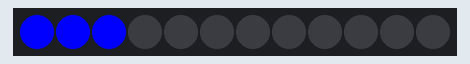
Bench run of a sketch on a simulated Arduino Uno, built with avr-gcc and run on an emulated ATmega328P. Parts: 12 RGB LEDs in strip order, left to right. Dim RGB values are drawn brighter than linear.

Above: at 2.15 s.
At 3.37 s:
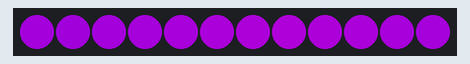
At 4.8 s:
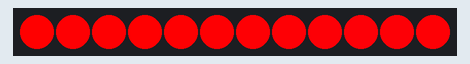
At 6.8 s:
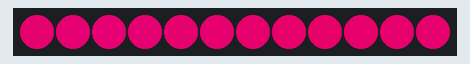
At 8.5 s:
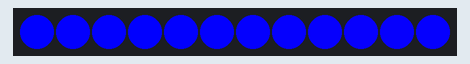

The sketch:

Blink_Strip.ino
```cpp
#include <FastLED.h>

// How many leds in your strip?
#define NUM_LEDS 12

// For led chips like Neopixels, which have a data line, ground, and power, you just
// need to define DATA_PIN.  For led chipsets that are SPI based (four wires - data, clock,
// ground, and power), like the LPD8806 define both DATA_PIN and CLOCK_PIN
#define DATA_PIN 5
#define CLOCK_PIN 13
#define ITERATE 1
//step delay = milliseconds between every step
#define STEP_DELAY 10
// end delay = wait for how many milli seconds before fading back
#define END_DELAY 1000

// Define the array of leds
CRGB leds[NUM_LEDS];
int fromcolor[] = {0, 0, 255};
int tocolor[] = {255, 0, 0};
int currentcolor[] = {0,0,0};
int maxdistance = 0;
float factor[3];
int coloriterator = 0;
int positionLED = 0;
int halfdistance = NUM_LEDS/2 -1;
int currentPosition = 0;


void setup() {
      Serial.begin(9600);
      //delay for 2 seconds because else the first serial output will get lost.
      delay(2000);
      // Uncomment/edit one of the following lines for your leds arrangement.
      // FastLED.addLeds<TM1803, DATA_PIN, RGB>(leds, NUM_LEDS);
      // FastLED.addLeds<TM1804, DATA_PIN, RGB>(leds, NUM_LEDS);
      // FastLED.addLeds<TM1809, DATA_PIN, RGB>(leds, NUM_LEDS);
      // FastLED.addLeds<WS2811, DATA_PIN, RGB>(leds, NUM_LEDS);
      // FastLED.addLeds<WS2812, DATA_PIN, RGB>(leds, NUM_LEDS);
      // FastLED.addLeds<WS2812B, DATA_PIN, RGB>(leds, NUM_LEDS);
  	  FastLED.addLeds<NEOPIXEL, DATA_PIN>(leds, NUM_LEDS);
      // FastLED.addLeds<APA104, DATA_PIN, RGB>(leds, NUM_LEDS);
      // FastLED.addLeds<UCS1903, DATA_PIN, RGB>(leds, NUM_LEDS);
      // FastLED.addLeds<UCS1903B, DATA_PIN, RGB>(leds, NUM_LEDS);
      // FastLED.addLeds<GW6205, DATA_PIN, RGB>(leds, NUM_LEDS);
      // FastLED.addLeds<GW6205_400, DATA_PIN, RGB>(leds, NUM_LEDS);

      // FastLED.addLeds<WS2801, RGB>(leds, NUM_LEDS);
      // FastLED.addLeds<SM16716, RGB>(leds, NUM_LEDS);
      // FastLED.addLeds<LPD8806, RGB>(leds, NUM_LEDS);
      // FastLED.addLeds<P9813, RGB>(leds, NUM_LEDS);
      // FastLED.addLeds<APA102, RGB>(leds, NUM_LEDS);
      // FastLED.addLeds<DOTSTAR, RGB>(leds, NUM_LEDS);

      // FastLED.addLeds<WS2801, DATA_PIN, CLOCK_PIN, RGB>(leds, NUM_LEDS);
      // FastLED.addLeds<SM16716, DATA_PIN, CLOCK_PIN, RGB>(leds, NUM_LEDS);
      // FastLED.addLeds<LPD8806, DATA_PIN, CLOCK_PIN, RGB>(leds, NUM_LEDS);
      // FastLED.addLeds<P9813, DATA_PIN, CLOCK_PIN, RGB>(leds, NUM_LEDS);
      // FastLED.addLeds<APA102, DATA_PIN, CLOCK_PIN, RGB>(leds, NUM_LEDS);
      // FastLED.addLeds<DOTSTAR, DATA_PIN, CLOCK_PIN, RGB>(leds, NUM_LEDS);
 //determine maximal color distance
 for (int i=0;i<3;i++) {
  if (abs(fromcolor[i] - tocolor[i]) > maxdistance) {
    maxdistance = abs(fromcolor[i] - tocolor[i]);
  }
 }
 //determine change factor for each color
  for (int i=0;i<3;i++) {
    factor[i] = maxdistance / abs(float(fromcolor[i])-float(tocolor[i]));
    currentcolor[i] = fromcolor[i];
  }

//set LEDs to initial color
  leds[0] = CRGB(fromcolor[0], fromcolor[1], fromcolor[2]);

  FastLED.show();
}

//add a number to a led position and figure out which LED it is. start from the beginning if you go past the maximum number of LEDs
int ringposition(int currentPosition, int distance) {
  if (currentPosition + distance > NUM_LEDS-1) {
    return currentPosition+distance-NUM_LEDS;
  }
  else {
    return currentPosition+distance;
  }
}

//changes the color depending on the iterator and how many iterator steps it needs for one color value
int iterate(int fromcolor, int currentcolor, int tocolor, int coloriterator) {
  if (abs(currentcolor - fromcolor) < int(abs(coloriterator)) && currentcolor != tocolor) {
    if (tocolor - fromcolor > 0) {
      currentcolor++;
    }
    else {
      currentcolor--;
    }
  }
  return currentcolor;
}

int printout(CRGB leds[NUM_LEDS]) {
  Serial.print("LEDS = ");
  for(int i = 0;i<NUM_LEDS;i++) {
    Serial.print(leds[i].red);
    Serial.print(", ");
  }
  Serial.println("");

}

void loop() {
// switch color directions
  if (coloriterator == maxdistance)  {

    leds[0] = CRGB(tocolor[0], tocolor[1], tocolor[2]);
    FastLED.show();
    //switch fromcolor and tocolor
    memcpy(currentcolor, tocolor, sizeof(tocolor));
    memcpy(tocolor, fromcolor, sizeof(fromcolor));
    memcpy(fromcolor, currentcolor, sizeof(fromcolor));
    //reset iterator
    coloriterator = 0;
    //wait for n amount of milliseconds before starting the next fade
    delay(END_DELAY);
  }
  else {
    //for each color
    for (int j=0;j<3;j++) {
      // iterate the current color
      currentcolor[j] = iterate(fromcolor[j], currentcolor[j], tocolor[j], coloriterator);
    }
    //increment the iterator
    coloriterator+= ITERATE;

    //go through all LEDS
    //Change num_leds/2 leds forward
    for (int i=halfdistance; i>-1;i--) {
      //print out the led values to serial
      //printout(leds);
      //the position of the LED to change is the iterator plus the current position (on the ring)
      currentPosition = ringposition(positionLED, i);
      //copy the value of the leds forward by two leds)
      leds[ringposition(currentPosition, 2)] = leds[currentPosition];
    }
    //set the current position
    positionLED = coloriterator % NUM_LEDS;
    //change the value of the "frontmost led" to its new value
    leds[positionLED] = CRGB(currentcolor[0],currentcolor[1],currentcolor[2]);
    FastLED.show();
    delay(STEP_DELAY);
  }
}
```

Measured:
- by itself, everything shown: repeats every 7.5 s, in 20 steps
